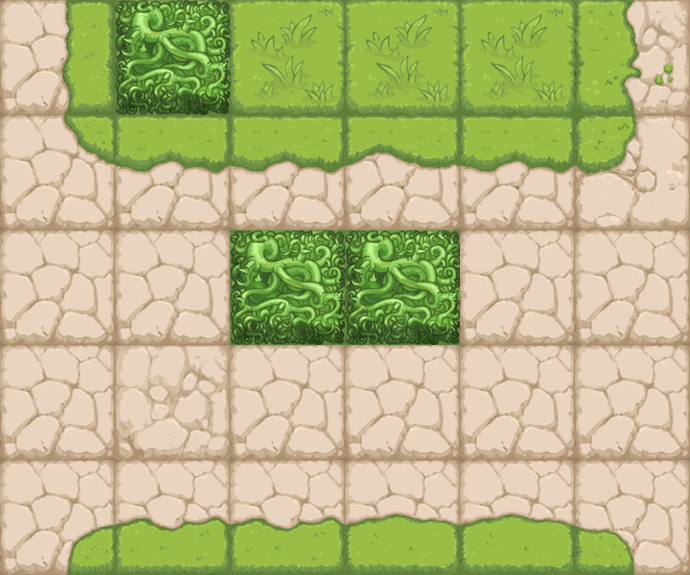

Rendered tile map (Tiled .tmx) drawn with the repository's tilesets; below, a short description and the map source with its tile grids summarised:
An orthogonal 6x5 tile map with 115x115 px tiles, 2 tile layers (bottom, top) and 3 objects (0, 1, 2).

<map version="1.0" orientation="orthogonal" renderorder="right-down" width="6" height="5" tilewidth="115" tileheight="115">
 <tileset firstgid="1" name="tree_block" tilewidth="115" tileheight="115">
  <image source="tree_block.png" width="512" height="1035" />
 </tileset>
 <layer name="bottom" width="6" height="5">
  <data>[30 cells, 30 non-empty, 13 distinct tile ids]</data>
 </layer>
 <layer name="top" width="6" height="5">
  <data>[30 cells, 3 non-empty, 1 distinct tile ids]</data>
 </layer>
 <objectgroup name="top">
  <object name="0" x="115" y="0" width="115" height="115">
   <properties>
    <property name="id" value="0" />
   </properties>
  </object>
  <object name="1" x="230" y="230" width="115" height="115">
   <properties>
    <property name="id" value="1" />
   </properties>
  </object>
  <object name="2" x="345" y="230" width="115" height="115">
   <properties>
    <property name="id" value="2" />
   </properties>
  </object>
 </objectgroup>
</map>